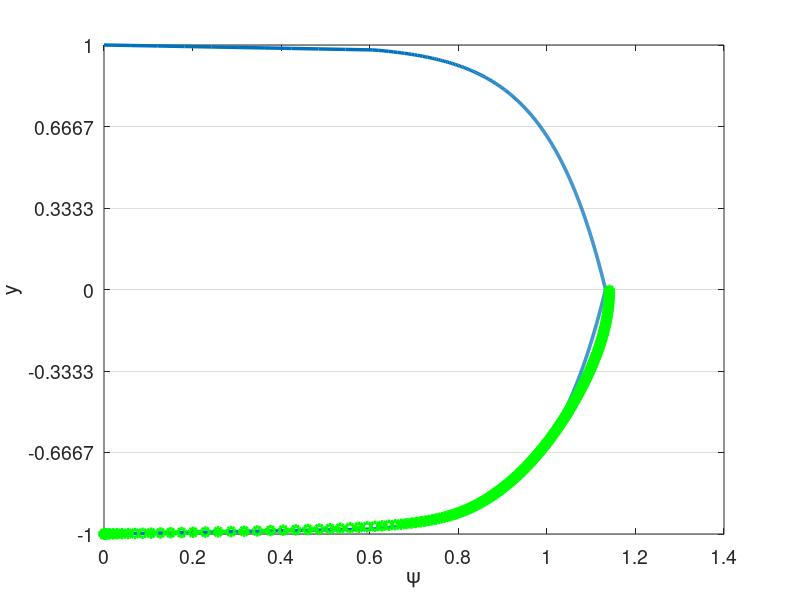
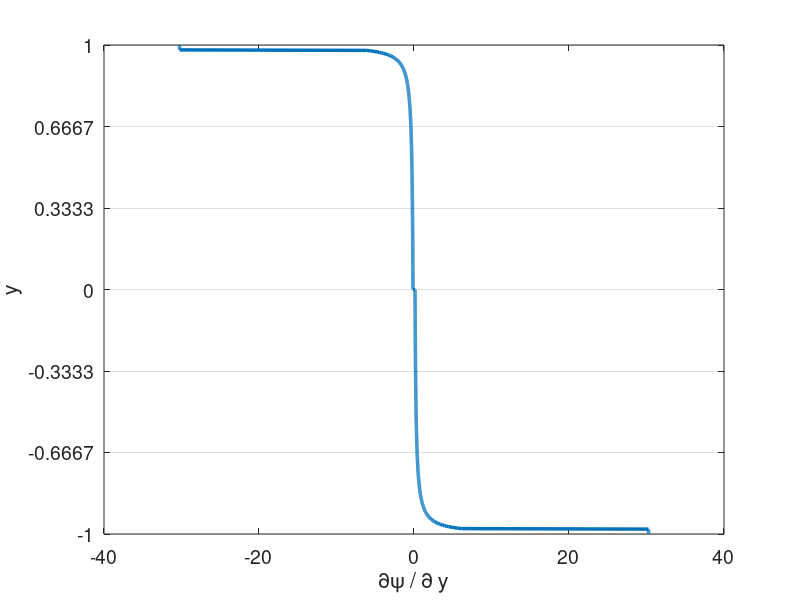

Source code (MATLAB) for these figures, in order: (Note: this script raises an error after producing the figures.)
% clc
clear all
close all


set(0,'DefaultAxesFontSize',14)
set(0,'defaultLineLineWidth',2.5)
% set(0,'DefaultFigureWindowStyle','docked')


linestyles = {'k-','b-','r-','g-','c-','m-','k--','b--','r--','g--','c--','m--','k-.','b-.','r-.','g-.','c-.','m-.','k:','b:','r:','g:','c:','m:'};
pointstyles = {'ko','bo','ro','go','co','mo','k^','b^','r^','g^','c^','m^','ks','bs','rs','gs','cs','ms','k*','b*','r*','g*','c*','m*','k+','b+','r+','g+','c+','m+'};
%%

%%%%%%%%%%%%%%%%%%%%%%%%%%%%%%%%%%%%%%%%%%%%%%%%%%%%%%%%%%%%%%%%%%
% Navier-Stokes Solver Demo (2D Channel)
%%%%%%%%%%%%%%%%%%%%%%%%%%%%%%%%%%%%%%%%%%%%%%%%%%%%%%%%%%%%%%%%%%
% pgrads = 3.25e-3 for N=4, E=8, exp mesh
% pgrads = 9.25e-3 for N=4, E=6, uniform
% pgrads = 1.8e-4 for N=4, E=8, uniform, enrich

format compact;
format short;
format long;
mu = 1/10000; %1/395; 1/6874;
rho = 1;
Re = rho/mu; 
pgrad = 7e-5; %3.25e-3; 9.25e-3; %2.5e-4; % 9.25e-3;
force_pgrad = 1;

N=4; % polynomial order  
Ex=1; % Number of elements in x
Ey=6; % Number of elements in y
Tfinal=1000; 
CFL=0.05;
en_on = 0;
N_en_y = 1; 
N_over = N;
delay_en = 0;
en_start_time = 100;
head = 'debug';

rans_on = 1;
exp_mesh = 0;

dir_name = [head,'re',num2str(ceil(Re)),'_p',num2str(N),'_e',num2str(Ey),'_exp',num2str(exp_mesh),'_en',num2str(en_on)];
soln_dir = dir_name;
plot_soln = 1;
save_soln = 0;
plot_int = 1000;
save_soln_int = 5000;
restart = 0;
rst_step = 300000;

if ~en_on
    N_over = N;
end

%% Enrichment information
en_mag = 3;
psi = {@(x,y) en_mag*(0.5*(1 - y.^2) + 0.*x), @(x,y) 0.*y + 0.*x};
gpsi = {@(x,y) 0.*y + 0.*x, @(x,y) en_mag*(-1.*y + 0.*x), ...
        @(x,y) 0.*y + 0.*x, @(x,y) 0.*y + 0.*x};
hpsi = {@(x,y) 0.*y + 0.*x, @(x,y) en_mag*(-1 - 0.*y + 0.*x), ...
        @(x,y) 0.*y + 0.*x, @(x,y) 0.*y + 0.*x};
    
% psi = {@(x,y) (0.5*(1 - y.^4) + 0.*x), @(x,y) 0.*y + 0.*x};
% gpsi = {@(x,y) 0.*y + 0.*x, @(x,y) (-2.*y.^3 + 0.*x), ...
%         @(x,y) 0.*y + 0.*x, @(x,y) 0.*y + 0.*x};
% hpsi = {@(x,y) 0.*y + 0.*x, @(x,y) (-6.*y.^2 + 0.*x), ...
%         @(x,y) 0.*y + 0.*x, @(x,y) 0.*y + 0.*x};
%    

    
% Law of the wall
u_tau = sqrt(0.316./(Re.^0.25)/8);
Re_tau = u_tau/mu; %Re;
Re_tau = 550;
% u_tau = 1;
nu = 1/Re_tau;
kap = 0.41;
beta = 5.2;
dypdy = Re_tau;
ypb = 11.062299784340414;
yp = @(y) (1-abs(y))*Re_tau;
u_tau = Re_tau*mu;
lotw = @(yp) ((yp <= ypb).*yp + (yp > ypb).*(1./kap.*log(yp+eps)+beta));
psi = {@(x,y) u_tau*((yp(y) <= ypb).*yp(y) + (yp(y) > ypb).*(1./kap.*log(yp(y)+eps)+beta) + 0.*x), @(x,y) 0.*y + 0.*x};
gpsi = {@(x,y) 0.*y + 0.*x,  @(x,y) -1*sign(y).*u_tau.*(((yp(y) <= ypb).*1 + (yp(y) > ypb).*1./(kap*(yp(y)+eps)))*dypdy + 0.*x),...
        @(x,y) 0.*y + 0.*x, @(x,y) 0.*y + 0.*x};
hpsi = {@(x,y) 0.*y + 0.*x,  @(x,y) u_tau*(((yp(y) <= ypb).*0 + (yp(y) > ypb).*-1./(kap*(yp(y)+eps).^2))*dypdy*dypdy + 0.*x),...
        @(x,y) 0.*y + 0.*x, @(x,y) 0.*y + 0.*x};
    

% 1/7th
% mag = 1;
% yd = @(y) 1-abs(y)+eps;
% psi = {@(x,y) mag*((yd(y)).^(1/7).*(yd(y)>eps*10)+ 0.*x), @(x,y) 0.*y + 0.*x};
% gpsi = {@(x,y) 0.*y + 0.*x,  @(x,y) mag*(-1*sign(y).*1./7.*(yd(y)).^(-6/7).*(yd(y)>eps*10) + 0.*x),...
%         @(x,y) 0.*y + 0.*x, @(x,y) 0.*y + 0.*x};
% hpsi = {@(x,y) 0.*y + 0.*x,  @(x,y) mag*(-6/49*(yd(y)).^(-13/7).*(yd(y)>eps*10) + 0.*x),...
%         @(x,y) 0.*y + 0.*x, @(x,y) 0.*y + 0.*x};

% Reicher Law of the Wall
% Re_tau = 550;
% u_tau = Re_tau*mu/rho;
% Yp = @(Y) max((1-abs(Y))*Re_tau,1e-3)+eps;
% C=5.17;
% kap=0.41;
% dypdy = Re_tau;
% yp = @(y) max((1-abs(y))*Re_tau,1e-3);
% u_tau = Re_tau*mu;
% psi = {@(x,y) mu*Re_tau*(1/kap.*log(1+kap.*yp(y))+(C-1./kap.*log(kap)).*(1-exp(-yp(y)/11)-yp(y)/11.*exp(-yp(y)/3))) + 0.*x,...
%     @(x,y) 0.*y + 0.*x};
% gpsi = {@(x,y) 0.*y + 0.*x, @(x,y) -1*sign(y).*dypdy*mu*Re_tau.*(1./(1+kap.*yp(y))+(C-1./kap.*log(kap)).*(-1/11*exp(-yp(y)/11)-(yp(y)+3)/33.*exp(-yp(y)/3))) + 0.*x,...
%         @(x,y) 0.*y + 0.*x, @(x,y) 0.*y + 0.*x};
% hpsi = {@(x,y) 0.*y + 0.*x,  @(x,y) dypdy*dypdy*mu*Re_tau*(-kap./((1+kap.*yp(y)).^2)+(C-1./kap.*log(kap)).*(-1/121*exp(-yp(y)/11)-(yp(y)+6)/99.*exp(-yp(y)/3))) + 0.*x,...
%         @(x,y) 0.*y + 0.*x, @(x,y) 0.*y + 0.*x};


%% Initial Conditions
% Turbulent pipe
u_cfl = 3/2;
pert = 0.0;
u_ic = @(x,y) 3/2*(1-y.^2);
v_ic = @(x,y) 0.0*y;

darcy = 0.316./(Re.^0.25);
u_tau = sqrt(darcy/8);
Yp = @(Y) max((1-abs(Y))*u_tau*Re,1e-3)+eps;
sigma = 0.6;
fact = @(Yp) exp((-(log10(Yp)-1).^2)./(2*sigma.^2));
k_ic = @(x,y) 0.0*x + 4.5*u_tau*u_tau*fact(Yp(y));

eps_s = 3;
omg_ic = @(x,y) 0.0*x + 0.5*Re*u_tau*u_tau*fact(Yp(y));


% Turbulent channel
Re_tau = 550;
u_tau = Re_tau*mu/rho;
Yp = @(Y) max((1-abs(Y))*Re_tau,0); %1e-3)+eps;
C=5.17;
kap=0.41;
eps_ic = 0; %1e-2;
kx = 23;
kz=13;
alpha_ic = kx*2*pi/(0.375);
beta_ic = kz*2*pi/1;
riech = @(Yp) mu*Re_tau*(1/kap.*log(1+kap.*Yp)+(C-1./kap.*log(kap)).*(1-exp(-Yp/11)-Yp/11.*exp(-Yp/3)));
u_ic = @(x,y) riech(Yp(y)) + eps_ic*sin(alpha_ic*x);
v_ic = @(x,y) 0*y + eps_ic*sin(alpha_ic*x);

% u_ic = @(x,y) psi{1}(x,y);

sigma = 0.6;
fact = @(Yp) exp((-(log10(Yp)-1).^2)./(2*sigma.^2));
k_ic = @(x,y) 0.0*x + 4.5*u_tau*u_tau*fact(Yp(y));

eps_s = 3;
omg_ic = @(x,y) 0.0*x + 0.5*Re*u_tau*u_tau*fact(Yp(y));

%%
%%
%%
moser=load('moser_data/LM_Channel_0550_mean_prof.dat');
%% Plot psi
figure(5)
ys_plot = linspace(-1,1,1000);
plot(psi{1}(0,ys_plot),ys_plot)
hold on
plot(moser(:,3)*5.43496e-02,(moser(:,1))-1,'g--o')
xlabel('\psi')
ylabel('y')
set(gca, 'YGrid', 'on', 'XGrid', 'off')
yticks(linspace(-1,1,Ey+1));
figure(6)
ys_plot = linspace(-1,1,1000);
plot(gpsi{2}(0,ys_plot),ys_plot)
xlabel('\partial\psi / \partial y')
ylabel('y')
set(gca, 'YGrid', 'on', 'XGrid', 'off')
yticks(linspace(-1,1,Ey+1));


%% Begin Solve
E=Ex*Ey; % Total number of elements
N1=N+1;
disp("Generating Matrices")
Q=makeq(Ex,Ey,N); % Global continuity
R=maker(Q,Ex,N); % Restriction matrix, applies Dirichlet conditions
[X,Y]=make_geom_channel(Ex,Ey,N);      % Geometry in local form
if exp_mesh
    [X,Y]=make_geom_channel_exp(Ex,Ey,N);      % Geometry in local form
end
en_b_nodes = get_en_bound_nodes(Ex,Ey,N,N_en_y);
dom_vol = (max(max(max(X)))-min(min(min(X))))*(max(max(max(Y)))-min(min(min(Y))));

Ys = zeros(Ey*length(Y(1,:,1)),1);
for i = 1:Ey
    Ys((i-1)*(N+1)+1:(i)*(N+1)) = Y(1,:,(i-1)*Ex+1);
end

psi_p = psi{1}(0,Ys(N_en_y*(N+1)));
dypsi_p1 = gpsi{2}(0,Ys(N_en_y*(N+1)));
dypsi_p2 = gpsi{2}(0,Ys(end-N_en_y*(N+1)));
        
[G,J,ML,RX]=make_coef(X,Y);
[Ah,Bh,Ch,Dh,z,w]=semhat(N);
[Gs, Gs_x, Gs_y] =  face_mats(X,Y,E,N);
Gs_c = R*Q'*apply_en_cont(Gs,en_b_nodes,psi_p);
Gsb = R*Q'*Gs*Q*R';


[n,nb]=size(R); 
nL=N1*N1*E;

Ab=spalloc(nL,nL,nL*N);    %  Generate Abar
for j=1:nL
    x=zeros(nL,1); 
    x(j)=1; 
    Ab(:,j)=abar_c(x,Dh,G,Q);  % assembled Neumann Operator
end
Ab_save = Ab;
A_c=R*Q'*apply_en_cont(Ab,en_b_nodes,psi_p);
S_check=full(Ab);
Ab = Q'*Ab*Q;
A=R*Ab*R'; % Full stiffness matrix
Bb=reshape(ML,nL,1); % Form Mass matrix
Bb=diag(Bb); 
Bb=sparse(Bb); 
Ma=R*Q'*Bb*Q*R'; % Assembling mass matrix  % Full mass matrix
M_c = R*Q'*apply_en_cont(Bb,en_b_nodes,psi_p);


%% Form matrices for rans

[L_x,L_y,J_x,J_y] = dir_jac(E,X,Y);
w2d = w*w';
w1d = reshape(w2d,[N1*N1,1])';
[dphi_dxi, dphi_deta, dphi_dx, dphi_dy, dpdx_dpdx, dpdy_dpdy, dpdx_dpdy, ...
        dpdx_dpdx_flat, dpdy_dpdy_flat, dpdx_dpdy_flat] ...
    = get_phi_grads(N1,Dh,E,J_x,J_y);
dphi_dx_flat = reshape(dphi_dx,N1*N1,N1*N1,E);
dphi_dy_flat = reshape(dphi_dy,N1*N1,N1*N1,E);

w2d_e = zeros(N+1,N+1,E);
for ie = 1:E
    w2d_e(:,:,ie) = w2d*L_x(ie)/2*L_y(ie)/2;
end

A_x = form_Ax(N1,E,w2d,J_x,J,dpdx_dpdx,ones(size(J)));
A_y = form_Ay(N1,E,w2d,J_y,J,dpdy_dpdy,ones(size(J)));
A_xy = form_Axy(N1,E,w2d,J_x,J_y,J,dpdx_dpdy,ones(size(J)));


SS = zeros(N1,N1,E,2,2);
OS = zeros(N1,N1,E,2,2);
dudx = zeros(N1,N1,E);
dudy = zeros(N1,N1,E);
dvdx = zeros(N1,N1,E);
dvdy = zeros(N1,N1,E);
dkdx = zeros(N1,N1,E);
dkdy = zeros(N1,N1,E);
domgdx = zeros(N1,N1,E);
domgdy = zeros(N1,N1,E);

%%
M_check=full(Bb);

Ma_uv_check = zeros(2*nL);
Ma_uv_check(1:nL,1:nL) = M_check;
Ma_uv_check(nL+1:2*nL,nL+1:2*nL) = M_check;
A_uv_check = zeros(2*nL);
A_uv_check(1:nL,1:nL) = S_check;
A_uv_check(nL+1:2*nL,nL+1:2*nL) = S_check;

M_q = full(Ma);
S_q = full(A);


%%
% Assemble overall system matrices
nn = length(Ma); % number of nodes in the domain
Ma_uv = zeros(2*nn);
Ma_uv(1:nn,1:nn) = Ma;
Ma_uv(nn+1:2*nn,nn+1:2*nn) = Ma;
Ma_uv = sparse(Ma_uv);
A_uv = zeros(2*nn);
A_uv(1:nn,1:nn) = A;
A_uv(nn+1:2*nn,nn+1:2*nn) = A;
A_uv = sparse(A_uv);
ML_uv = zeros(2*(N+1),2*(N+1),E);
ML_uv(1:N+1,1:N+1,1:E) = ML;
ML_uv(N+2:2*(N+1),N+2:2*(N+1),1:E) = ML;
G_uv = zeros(2*nn);
G_uv(1:nn,1:nn) = Gsb;
G_uv(nn+1:2*nn,nn+1:2*nn) = Gsb;
G_uv = sparse(G_uv);



%% Assemble enrichment matrices
psi_xy = zeros(N+1,N+1,E);
N1_over = N_over + 1;
[z_over,w_over] = zwgll(N_over);
w2d_over = w_over*w_over';
w1d_over = reshape(w2d_over,[N1_over*N1_over,1])';
disp("Generating Overintegrated Values")
[dphi_dxi_over, dphi_deta_over, dphi_dx_over, dphi_dy_over, dpdx_dpdx_over, dpdy_dpdy_over, dpdx_dpdy_over, ...
        dpdx_dpdx_flat_over, dpdy_dpdy_flat_over, dpdx_dpdy_flat_over,phi_2d_flat] ...
    = get_phi_grads2(N1,E,J_x,J_y,N_over,N_en_y);
dphi_dx_flat_over = reshape(dphi_dx_over,N1_over*N1_over,N1*N1,E);
dphi_dy_flat_over = reshape(dphi_dy_over,N1_over*N1_over,N1*N1,E);
if en_on
    [psi_xy,psi_xy_act,gpsi_xy_act,Sp_all,Sp_all_Q,Jac_e_flat,gpsi_e_flat,Mp_uv,Sp_uv,Mp_all_c,Sp_all_c,Mp_full,Sp_full] = ...
        assemble_enrichment(X,Y,Ex,Ey,E,N,N1,nn,nL,J,Q,R,N_en_y,psi,gpsi,hpsi,en_b_nodes,psi_p,N_over);
end

%%

dxmin=pi*(z(N1)-z(N))/(2*Ex); % Get min dx for CFL constraint
dt=CFL*dxmin/u_cfl; 

% dt = 1e-3;
nstep=ceil(Tfinal/dt); 
dt=Tfinal/nstep; 
% Print information
nstep
dt
yp1 = (1+Y(1,2))*Re

disp("Computing inverse")
Ai=pinv(full(Ab)); 

disp("Setting Initial Conditions")
% Initial conditions
for e = 1:E
    for i = 1:N+1
        for j = 1:N+1
%             u(i,j,e) = f_ic(X(i,j,e),Y(i,j,e))+pert*rand()*u_ic;
%             v(i,j,e) = v(i,j,e)+pert*rand()*u_ic;
            u(i,j,e) = u_ic(X(i,j,e),Y(i,j,e));
            v(i,j,e) = v_ic(X(i,j,e),Y(i,j,e));
            k(i,j,e) = k_ic(X(i,j,e),Y(i,j,e));
            omg(i,j,e) = omg_ic(X(i,j,e),Y(i,j,e));
        end
    end
end
if en_on
    [u, v] = project_to_enrich(X,Y,E,Ex,Ey,N,N_en_y,u,v,psi);
end

% u = apply_en_cont_soln(u,en_b_nodes,psi_p);
u1_0=u; u2_0=u; u3_0=u; fx3_0=u; fx2_0=u; fx1_0=u; u_0 = u;
v1_0=v; v2_0=v; v3_0=v; fy3_0=v; fy2_0=v; fy1_0=v; v_0 = v;
u1=u; u2=u; u3=u; fx3=u; fx2=u; fx1=u;
v1=v; v2=v; v3=v; fy3=v; fy2=v; fy1=v;
k1=k; k2=k; k3=k; fk3=k; fk2=k; fk1=k;
omg1=omg; omg2=omg; omg3=omg; fomg3=omg; fomg2=omg; fomg1=omg;

F_pgrad = pgrad*ones(size(ML));
F_1 = ones(size(ML));
% Fb=reshape(ML.*F,nL,1); %% Output
% 
% Fb=Bb\(Q'*Fb);  

uv = [u;v];

%%
uv_ic_check = uv;

%% Setup BC if nonzero
% u_bc = ones(size(u)).*((Y==1)+(Y==-1));
% u_bc = reshape(ML.*u_bc,nL,1);
% u_bc = Bb\(Q'*u_bc);

% k_bc = k_bc_val.*ones(size(k));
% k_bc = reshape(ML.*k_bc,nL,1);
% k_bc = (Q'*Bb*Q)\(Q'*k_bc);
% 
% omg_bc = omg_bc_val.*ones(size(omg));
% omg_bc = reshape(ML.*omg_bc,nL,1);
% omg_bc = (Q'*Bb*Q)\(Q'*omg_bc);

%%
disp("Timestepping")
step = 1;
if (restart == 1)
   fname = strcat(soln_dir,"/soln_Re_",num2str(Re),"_P_",num2str(N),"_",num2str(Ex),"x",num2str(Ey),"_step_",num2str(rst_step),".mat");
   load(fname);
   step = rst_step;
end

plot1 = 1;
time = 0;
[plot1,u_mean] = post_channel(N,Ex,Ey,w,X,Y,Ys,en_on,step,time,u,psi_xy,N_en_y,plot1);
if save_soln
    mkdir(soln_dir);
end

%%
while step <= nstep
    time=step*dt;
    
    if (time > en_start_time) && (~en_on) && (delay_en)
        en_on = 1;
        [psi_xy,psi_xy_act,gpsi_xy_act,Sp_all,Sp_all_Q,Jac_e_flat,gpsi_e_flat,Mp_uv,Sp_uv,Mp_all_c,Sp_all_c,Mp_full,Sp_full] = ...
            assemble_enrichment(X,Y,Ex,Ey,E,N,N1,nn,nL,J,Q,R,N_en_y,psi,gpsi,hpsi,en_b_nodes,psi_p,N_over);
        [u, v] = project_to_enrich(X,Y,E,Ex,Ey,N,N_en_y,u,v,psi);
    end
    
    % Form combined u for RANS terms
    u_comb = u;
    if en_on
        u_comb = u+psi_xy_act{1};
    end
    
    %% Form S
    u_flat = reshape(u,N1*N1,E);
    v_flat = reshape(v,N1*N1,E);
    k_flat = reshape(k,N1*N1,E);
    omg_flat = reshape(omg,N1*N1,E);

    
    for ie = 1:E
        dudx(:,:,ie) = reshape(dphi_dx_flat(:,:,ie)*u_flat(:,ie),N1,N1);
        dvdx(:,:,ie) = reshape(dphi_dx_flat(:,:,ie)*v_flat(:,ie),N1,N1);
        dudy(:,:,ie) = reshape(dphi_dy_flat(:,:,ie)*u_flat(:,ie),N1,N1);
        dvdy(:,:,ie) = reshape(dphi_dy_flat(:,:,ie)*v_flat(:,ie),N1,N1);
        dkdx(:,:,ie) = reshape(dphi_dx_flat(:,:,ie)*k_flat(:,ie),N1,N1);
        dkdy(:,:,ie) = reshape(dphi_dy_flat(:,:,ie)*k_flat(:,ie),N1,N1);
        domgdx(:,:,ie) = reshape(dphi_dx_flat(:,:,ie)*omg_flat(:,ie),N1,N1);
        domgdy(:,:,ie) = reshape(dphi_dy_flat(:,:,ie)*omg_flat(:,ie),N1,N1);
    end
    
    if en_on
        dudx = dudx + gpsi_xy_act{1};
        dudy = dudy + gpsi_xy_act{2};
        dvdx = dvdx + gpsi_xy_act{3}; % Doesn't matter given assumptions
        dvdy = dvdy + gpsi_xy_act{4}; % Doesn't matter given assumptions
    end
    
    % Modify enrichment
%     if (mod(step,2000)==0) && (time > 50)
%         u_tau_calc = sqrt(mu*dudy(:,1,1)/rho);
%         u_tau = u_tau_calc(1);
%         psi = {@(x,y) u_tau*((yp(y) <= ypb).*yp(y) + (yp(y) > ypb).*(1./kap.*log(yp(y)+eps)+beta) + 0.*x), @(x,y) 0.*y + 0.*x};
%         gpsi = {@(x,y) 0.*y + 0.*x,  @(x,y) -1*sign(y).*u_tau.*(((yp(y) <= ypb).*1 + (yp(y) > ypb).*1./(kap*(yp(y)+eps)))*dypdy + 0.*x),...
%             @(x,y) 0.*y + 0.*x, @(x,y) 0.*y + 0.*x};
%         hpsi = {@(x,y) 0.*y + 0.*x,  @(x,y) u_tau*(((yp(y) <= ypb).*0 + (yp(y) > ypb).*-1./(kap*(yp(y)+eps).^2))*dypdy*dypdy + 0.*x),...
%             @(x,y) 0.*y + 0.*x, @(x,y) 0.*y + 0.*x};
%         
%         psi_p = psi{1}(0,Ys(N_en_y*(N+1)));
%         dypsi_p1 = gpsi{2}(0,Ys(N_en_y*(N+1)));
%         dypsi_p2 = gpsi{2}(0,Ys(end-N_en_y*(N+1)));
%         
%         A_c=R*Q'*apply_en_cont(Ab_save,en_b_nodes,psi_p);
%         M_c = R*Q'*apply_en_cont(Bb,en_b_nodes,psi_p);
%         
%         [psi_xy,psi_xy_act,gpsi_xy_act,Sp_all,Sp_all_Q,Jac_e_flat,gpsi_e_flat,Mp_uv,Sp_uv,Mp_all_c,Sp_all_c,Mp_full,Sp_full] = ...
%             assemble_enrichment(X,Y,Ex,Ey,E,N,N1,nn,nL,J,Q,R,N_en_y,psi,gpsi,hpsi,en_b_nodes,psi_p,N_over);
%         [u, v] = project_to_enrich(X,Y,E,Ex,Ey,N,N_en_y,u_comb,v,psi);
%         
%         en_on = 2;
%         
%         for ie = 1:E
%             dudx(:,:,ie) = reshape(dphi_dx_flat(:,:,ie)*u_flat(:,ie),N1,N1);
%             dvdx(:,:,ie) = reshape(dphi_dx_flat(:,:,ie)*v_flat(:,ie),N1,N1);
%             dudy(:,:,ie) = reshape(dphi_dy_flat(:,:,ie)*u_flat(:,ie),N1,N1);
%             dvdy(:,:,ie) = reshape(dphi_dy_flat(:,:,ie)*v_flat(:,ie),N1,N1);
%             dkdx(:,:,ie) = reshape(dphi_dx_flat(:,:,ie)*k_flat(:,ie),N1,N1);
%             dkdy(:,:,ie) = reshape(dphi_dy_flat(:,:,ie)*k_flat(:,ie),N1,N1);
%             domgdx(:,:,ie) = reshape(dphi_dx_flat(:,:,ie)*omg_flat(:,ie),N1,N1);
%             domgdy(:,:,ie) = reshape(dphi_dy_flat(:,:,ie)*omg_flat(:,ie),N1,N1);
%         end
%         
%         if en_on
%             dudx = dudx + gpsi_xy_act{1};
%             dudy = dudy + gpsi_xy_act{2};
%             dvdx = dvdx + gpsi_xy_act{3}; % Doesn't matter given assumptions
%             dvdy = dvdy + gpsi_xy_act{4}; % Doesn't matter given assumptions
%         end
%     end
    
    
    SS(:,:,:,1,1) = 1/2*(dudx+dudx);
    SS(:,:,:,1,2) = 1/2*(dudy+dvdx);
    SS(:,:,:,2,1) = 1/2*(dvdx+dudy);
    SS(:,:,:,2,2) = 1/2*(dvdy+dvdy);
    OS(:,:,:,1,1) = 1/2*(dudx-dudx);
    OS(:,:,:,1,2) = 1/2*(dudy-dvdx);
    OS(:,:,:,2,1) = 1/2*(dvdx-dudy);
    OS(:,:,:,2,2) = 1/2*(dvdy-dvdy);
    

    %% Get rans values
    [mu_t,gam_k,gam_omg,G_k,G_omg,Y_k,Y_omg,S_k,S_omg,R1,R2,R3,R4,omg_w] ...
        = get_rans_coeffs(rho,mu,k,omg,SS,OS,dkdx,dkdy,domgdx,domgdy,Y,u_comb,v);
    if ~rans_on
        mu_t = zeros(size(mu_t));
    end
    Re_t = rho./(mu_t+eps);
    Re_comb = rho./(mu*ones(size(mu_t))+mu_t);
    Re_k = rho./gam_k;
    Re_omg = rho./gam_omg;
    %% Timestepping
    
    if step==1; b0=1.0;    b= [ -1 0 0 ]';       a=[ 1  0 0 ]'; end
    if step==2; b0=1.5;    b=([ -4 1 0 ]')./2;   a=[ 2 -1 0 ]'; end
    if step>=3; b0=11./6.; b=([ -18 9 -2 ]')./6; a=[ 3 -3 1 ]'; end

    if ~rans_on
        % Compute A
        [A_x_full,A_y_full,A_xy_full] = form_Ax_Ay_Axy(N1,E,w1d,J,dpdx_dpdx_flat,dpdy_dpdy_flat,dpdx_dpdy_flat,Re_comb);
        A_x = R*Q'*A_x_full*Q*R';
        A_y = R*Q'*A_y_full*Q*R';
        A_xy = R*Q'*A_xy_full*Q*R';
        A_uv = zeros(2*nn);
        A_uv(1:nn,1:nn) = 2*A_x+A_y+A_xy;
        A_uv(nn+1:2*nn,nn+1:2*nn) = A_x+2*A_y+A_xy';
        A_uv = sparse(A_uv);
        
        T1_rhs = 0;
        
        if en_on
            A_full = 2*A_x_full+A_y_full+A_xy_full;
            A_c=R*Q'*apply_en_cont(A_full,en_b_nodes,psi_p);
            [T1_new] = form_T1_psi(E,N,w1d_over,Jac_e_flat,dphi_dy_flat_over,gpsi_e_flat,Re_comb,N_en_y,phi_2d_flat);
            T1_rhs = (dt/b0)*R*Q'*reshape(T1_new,nL,1);
            
            H_uv = (Ma_uv + (A_uv)*dt/(b0) + dt/b0*(Mp_uv + Sp_uv));
            H_c = (M_c + (A_c)*dt/(b0) + dt/b0*(Mp_all_c{1}+Sp_all_c{1}));
            if en_on == 2
                H_uv = (Ma_uv + (A_uv)*dt/(b0)); % + dt/b0*(Mp_uv + Sp_uv));
                H_c = (M_c + (A_c)*dt/(b0)); % + dt/b0*(Mp_all_c{1}+Sp_all_c{1}));
            end
            %             H_q = full(H_uv);
            rhs_c = (H_c);
            [LH_uv,UH_uv]=lu(H_uv);
        end
    end
    
%     if step>=3
        if en_on          
            if rans_on
                [A_x_k,A_y_k] = form_Ax_Ay(N1,E,w1d,J,dpdx_dpdx_flat,dpdy_dpdy_flat,Re_k);
                A_k = R*Q'*(A_x_k + A_y_k)*Q*R';
                Ab_k = Q'*(A_x_k + A_y_k)*Q;
                H_k=(Ma+A_k*dt/(b0)+dt/b0*Sp_all{1});
                H_k_bar = (Q'*Bb*Q+ Ab_k*dt/(b0)+dt/b0*Sp_all_Q{1});
                if en_on == 2
                    H_k=(Ma+A_k*dt/(b0));
                    H_k_bar = (Q'*Bb*Q+ Ab_k*dt/(b0));
                end
        
                [LH_k,UH_k]=lu(H_k);
        
                % Assuming Re_omg=Re_k
                H_omg = H_k;
                H_omg_bar = H_k_bar;
                LH_omg = LH_k;
                UH_omg = UH_k;
            end
        else
            terms_x = zeros(N+1,N+1,E);
            terms_y = zeros(N+1,N+1,E);
            T1_rhs = 0;
            
            H_uv = (Ma_uv + (A_uv)*dt/(b0));
            rhs_c = zeros(size(Ma(:,1)));
            [LH_uv,UH_uv]=lu(H_uv);
            
            if rans_on
                [A_x_k,A_y_k] = form_Ax_Ay(N1,E,w1d,J,dpdx_dpdx_flat,dpdy_dpdy_flat,Re_k);
                A_k = R*Q'*(A_x_k + A_y_k)*Q*R';
                Ab_k = Q'*(A_x_k + A_y_k)*Q;
                H_k=(Ma+A_k*dt/(b0));
                H_k_bar = (Q'*Bb*Q+ Ab_k*dt/(b0));
        
                [LH_k,UH_k]=lu(H_k);
        
                % Assuming Re_omg=Re_k
                H_omg = H_k;
                H_omg_bar = H_k_bar;
                LH_omg = LH_k;
                UH_omg = UH_k;
            end
        end
        
        b0i=1./b0;
%     end % Viscous op

    
%   Nonlinear step - unassembled, not multiplied by mass matrix   
    %% Setup Convection terms and forcing terms
    fx1 = -convl(u,RX,Dh,u,v); % + F; % du = Cu  
    fy1 = -convl(v,RX,Dh,u,v); % dv = Cv
    fk1 = -convl(k,RX,Dh,u,v) + G_k - Y_k + S_k; % dk = Ck
    fomg1 = -convl(omg,RX,Dh,u,v) + G_omg - Y_omg + S_omg + R1 + R2 + R3 + R4; % domg = Comg
    fx1_0 = F_1;
    fy1_0 = zeros(size(F_1));
    
    if force_pgrad
        fx1 = fx1 + F_pgrad;
    end
    
    if en_on == 2
        en_u = dt/b0*((Sp_full{1}+Mp_full{1})*reshape(u,nL,1)+Mp_full{2}*reshape(v,nL,1));
        en_u = reshape(en_u,N1,N1,E);
        en_u_0 = dt/b0*((Sp_full{1}+Mp_full{1})*reshape(u_0,nL,1)+Mp_full{2}*reshape(v_0,nL,1));
        en_u_0 = reshape(en_u_0,N1,N1,E);
        en_v = dt/b0*Mp_full{2}*reshape(v,nL,1);
        en_v = reshape(en_v,N1,N1,E);
        
        en_k = dt/b0*Sp_full{1}*reshape(k,nL,1);
        en_k = reshape(en_k,N1,N1,E); 
        en_omg = dt/b0*Sp_full{1}*reshape(omg,nL,1);
        en_omg = reshape(en_omg,N1,N1,E); 
        
        
        % SRB
        fx1 = fx1 - en_u;
        fx1_0 = fx1_0;% - en_u_0; 
        fy1 = fy1 - en_v;
        fk1 = fk1 - en_k;
        fomg1 = fomg1 - en_omg;
    end
    
    %% Setup residual terms in bdf

    rx   = a(1)*fx1   + a(2)*fx2   + a(3)*fx3; % kth-order extrapolation
    ry   = a(1)*fy1   + a(2)*fy2   + a(3)*fy3;
    rk   = a(1)*fk1   + a(2)*fk2   + a(3)*fk3;
    romg = a(1)*fomg1 + a(2)*fomg2 + a(3)*fomg3;
    rx_0 = a(1)*fx1_0   + a(2)*fx2_0   + a(3)*fx3_0;
    ry_0 = a(1)*fy1_0   + a(2)*fy2_0   + a(3)*fy3_0;

    fx3=fx2; fx2=fx1; 
    fy3=fy2; fy2=fy1; 
    fk3=fk2; fk2=fk1;
    fomg3=fomg2; fomg2=fomg1;
    fx3_0=fx2_0; fx2_0=fx1_0; 
    fy3_0=fy2_0; fy2_0=fy1_0; 

    %% Add residual terms to bdf
    rx  = dt*rx - (b(1)*u+b(2)*u2+b(3)*u3); u3=u2; u2=u; % Add BDF terms
    ry  = dt*ry - (b(1)*v+b(2)*v2+b(3)*v3); v3=v2; v2=v; %     and
    rk  = dt*rk - (b(1)*k+b(2)*k2+b(3)*k3); k3=k2; k2=k;
    romg = dt*romg - (b(1)*omg+b(2)*omg2+b(3)*omg3); omg3=omg2; omg2=omg;
    rx_0  = dt*rx_0 - (b(1)*u_0+b(2)*u2_0+b(3)*u3_0); u3_0=u2_0; u2_0=u_0; % Add BDF terms
    ry_0  = dt*ry_0 - (b(1)*v_0+b(2)*v2_0+b(3)*v3_0); v3_0=v2_0; v2_0=v_0; % Add BDF terms
    
    ut  = b0i*rx; 
    vt  = b0i*ry; 
    k   = b0i*rk;
    omg = b0i*romg;
    ut_0  = b0i*rx_0; 
    vt_0  = b0i*ry_0; 
 
    [uL,vL,pr]=pressure_project(ut,vt,Ai,Q,ML,RX,Dh); % Div-free velocity
    [uL_0,vL_0,pr_0]=pressure_project(ut_0,vt_0,Ai,Q,ML,RX,Dh); % Div-free velocity
    pr = (b0/dt)*pr;
    pr_0 = (b0/dt)*pr_0;
    

    %%

    %   Set RHS.                 %Viscous update. %  Convert to local form.
%     u=R*(Q'*reshape(ML.*uL,nL,1)-Hbar*u_bc);
    u_rhs=R*(Q'*reshape(ML.*uL,nL,1));
    v_rhs=R*(Q'*reshape(ML.*vL,nL,1));
    u_rhs_0=R*(Q'*reshape(ML.*uL_0,nL,1));
    v_rhs_0=R*(Q'*reshape(ML.*vL_0,nL,1));
    
    if rans_on
        k_rhs=R*(Q'*reshape(ML.*k,nL,1));%-H_k_bar*k_bc);
        omg_rhs=R*(Q'*reshape(ML.*omg,nL,1));%-H_omg_bar*omg_bc);
    end
    
    %%
    
    % Solve k and omg first
    if rans_on
        k = UH_k\(LH_k\k_rhs);
        omg = UH_omg\(LH_omg\omg_rhs);
        k=Q*(R'*k);%+k_bc);
        omg=Q*(R'*omg);%+omg_bc);
        k=reshape(k,N1,N1,E);
        omg=reshape(omg,N1,N1,E);
        mu_t = rho.*k./(omg_w+omg);
        
        % recompute matrices for uv 
        Re_t = rho./(mu_t+eps);
        Re_comb = rho./(mu*ones(size(mu_t))+mu_t*rans_on);
        
        [A_x_full,A_y_full,A_xy_full] = form_Ax_Ay_Axy(N1,E,w1d,J,dpdx_dpdx_flat,dpdy_dpdy_flat,dpdx_dpdy_flat,Re_comb);
        A_x = R*Q'*A_x_full*Q*R';
        A_y = R*Q'*A_y_full*Q*R';
        A_xy = R*Q'*A_xy_full*Q*R';
        A_uv = zeros(2*nn);
        A_uv(1:nn,1:nn) = 2*A_x+A_y+A_xy;
        A_uv(nn+1:2*nn,nn+1:2*nn) = A_x+2*A_y+A_xy';
        A_uv = sparse(A_uv);
                
        if ~en_on
            H_uv = (Ma_uv + (A_uv)*dt/(b0));
            rhs_c = zeros(size(Ma(:,1)));
            [LH_uv,UH_uv]=lu(H_uv);
        end
        
        if en_on           
            A_full = 2*A_x_full+A_y_full+A_xy_full;
            A_c=R*Q'*apply_en_cont(A_full,en_b_nodes,psi_p);
            [T1_new] = form_T1_psi(E,N,w1d_over,Jac_e_flat,dphi_dy_flat_over,gpsi_e_flat,Re_comb,N_en_y,phi_2d_flat);
            T1_rhs = (dt/b0)*R*Q'*reshape(T1_new,nL,1);
            
            if en_on == 1
                H_uv = (Ma_uv + (A_uv)*dt/(b0) + dt/b0*(Mp_uv + Sp_uv));
                H_c = (M_c + (A_c)*dt/(b0) + dt/b0*(Mp_all_c{1}+Sp_all_c{1}));
            end
            if en_on == 2
                H_uv = (Ma_uv + (A_uv)*dt/(b0));
                H_c = (M_c + (A_c)*dt/(b0)); 
            end
            rhs_c = (H_c);
            [LH_uv,UH_uv]=lu(H_uv);
        end
    end
    
    % SRB
    u_rhs = u_rhs + T1_rhs;
    u_rhs_0 = u_rhs_0;% + T1_rhs;
    
    %% Solve for u_0, v_0, p_0
    % SRB
    uv_0 = [u_rhs_0;v_rhs_0];
    uv_0=UH_uv\(LH_uv\uv_0);
    
    u_0 = uv_0(1:nn);
    v_0 = uv_0(nn+1:2*nn);
    u_0=Q*(R'*u_0);
    %SRB
%     if en_on
%         u_0 = apply_en_cont_soln(Ey,N_en_y,en_b_nodes,u_0,psi_p);
%     end
    u_0=reshape(u_0,N1,N1,E);
    v_0=Q*(R'*v_0);
    v_0=reshape(v_0,N1,N1,E);
    
    
    %% Solve for u', v', p'
    %SRB
    uv = [u_rhs+rhs_c;v_rhs];
    uv=UH_uv\(LH_uv\uv); 
   
    u = uv(1:nn);
    v = uv(nn+1:2*nn);
    u=Q*(R'*u);
    %SRB
    if en_on
        u = apply_en_cont_soln(Ey,N_en_y,en_b_nodes,u,psi_p);
    end
    u=reshape(u,N1,N1,E);
    v=Q*(R'*v);
    v=reshape(v,N1,N1,E);
    
    %% Add in forcing term
    u_comb = u;
    u_0_comb = u_0;
    if en_on
        u_comb = u+psi_xy_act{1};
%         u_0_comb = u_0+psi_xy_act{1};
    end
    % Integrate domain
    avg_u = sum(u_comb.*w2d_e,'All')/dom_vol;
    avg_u_0 = sum(u_0_comb.*w2d_e,'All')/dom_vol;
    alpha_0 = (1-avg_u)/avg_u_0;
    if ~force_pgrad 
    % SRB 
    u = u + alpha_0*u_0;
%     u_comb = u_comb + alpha_0*u_comb;
%     u =  u_comb;
%     if en_on
%         u = u_comb - psi_xy_act{1};
%     end
    v = v + alpha_0*v_0;
    pr = pr + alpha_0*pr_0;
    end
    
    
%% Output
    if mod(step,plot_int)==0 && plot_soln
        [plot1,u_mean] = post_channel(N,Ex,Ey,w,X,Y,Ys,en_on,step,time,u,psi_xy,N_en_y,plot1);
    end
    if mod(step,save_soln_int)==0 && save_soln
        disp(step)
        fname = strcat(soln_dir,"/soln_Re_",num2str(Re),"_P_",num2str(N),"_",num2str(Ex),"x",num2str(Ey),"_step_",num2str(step),".mat");
        save(fname); 
    end
    if isnan(u(1,2))
        step
        time
        return
    end
    
    step = step + 1;
end
if  plot_soln
    [plot1,u_mean] = post_channel(N,Ex,Ey,w,X,Y,Ys,en_on,step,time,u,psi_xy,N_en_y,plot1);
    get_Up(Ys,u_mean,u_tau,mu,lotw,Ey,N,psi,en_on);
end
if  save_soln
    fname = strcat(soln_dir,"/soln_Re_",num2str(Re),"_P_",num2str(N),"_",num2str(Ex),"x",num2str(Ey),"_step_",num2str(step),".mat");
    save(fname);
end
